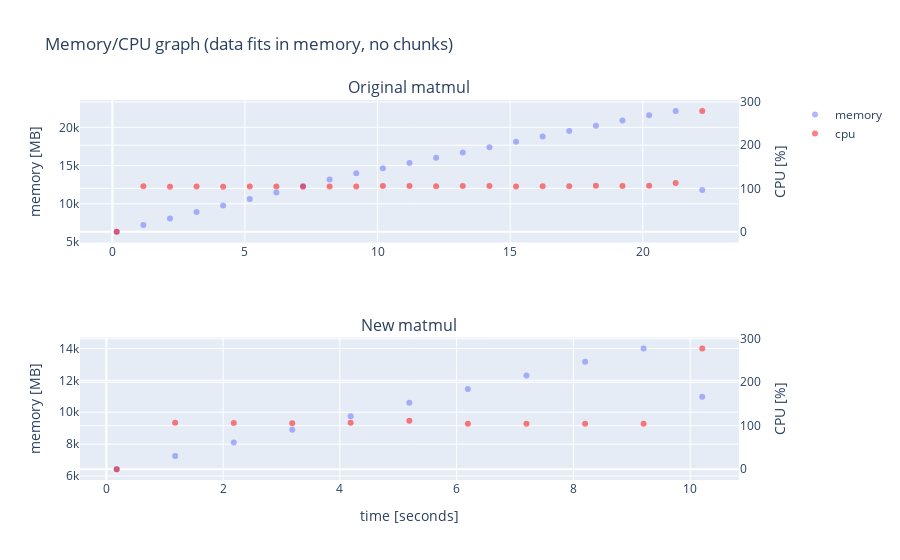

The notebook cell this image was saved under:
### Code cell
graph_mem_and_cpu(perfl6_nc_org, perfl6_nc, "data fits in memory, no chunks")

### Figure 1 — Plotly figure (JSON) as saved in the notebook; plotly's stock layout.template omitted (floating-point values rounded to 4 significant figures)
{"data": [{"hovertemplate": "time=%{x}<br>mem=%{y}<extra></extra>", "legendgroup": "", "marker": {"color": "#636efa", "opacity": 0.5, "symbol": "circle"}, "mode": "markers", "name": "memory", "orientation": "v", "showlegend": true, "type": "scatter", "x": [0.1641, 1.169, 2.174, 3.176, 4.177, 5.182, 6.185, 7.19, 8.193, 9.197, 10.2, 11.21, 12.21, 13.21, 14.22, 15.22, 16.23, 17.23, 18.23, 19.23, 20.24, 21.24, 22.24], "xaxis": "x", "y": [6364.0, 7216.0, 8069.0, 8918.0, 9766.0, 10620.0, 11470.0, 12330.0, 13160.0, 14000.0, 14660.0, 15350.0, 16030.0, 16720.0, 17410.0, 18110.0, 18820.0, 19510.0, 20200.0, 20890.0, 21570.0, 22150.0, 11790.0], "yaxis": "y"}, {"hovertemplate": "time=%{x}<br>cpu=%{y}<extra></extra>", "legendgroup": "", "marker": {"color": "red", "opacity": 0.5, "symbol": "circle"}, "mode": "markers", "name": "cpu", "orientation": "v", "showlegend": true, "type": "scatter", "x": [0.1641, 1.169, 2.174, 3.176, 4.177, 5.182, 6.185, 7.19, 8.193, 9.197, 10.2, 11.21, 12.21, 13.21, 14.22, 15.22, 16.23, 17.23, 18.23, 19.23, 20.24, 21.24, 22.24], "xaxis": "x", "y": [0, 104.8, 104, 104.3, 104, 104.6, 104.5, 103.9, 104.3, 104.4, 105.4, 105.5, 105.1, 105.3, 105.3, 104.6, 105.2, 105.2, 106.2, 105.4, 106.1, 112.4, 279.4], "yaxis": "y2"}, {"hovertemplate": "time=%{x}<br>mem=%{y}<extra></extra>", "legendgroup": "", "marker": {"color": "#636efa", "opacity": 0.5, "symbol": "circle"}, "mode": "markers", "name": "", "orientation": "v", "showlegend": false, "type": "scatter", "x": [0.1772, 1.178, 2.183, 3.184, 4.184, 5.19, 6.192, 7.196, 8.201, 9.203, 10.21], "xaxis": "x2", "y": [6433.0, 7263.0, 8099.0, 8909.0, 9752.0, 10600.0, 11450.0, 12310.0, 13160.0, 14000.0, 10960.0], "yaxis": "y3"}, {"hovertemplate": "time=%{x}<br>cpu=%{y}<extra></extra>", "legendgroup": "", "marker": {"color": "red", "opacity": 0.5, "symbol": "circle"}, "mode": "markers", "name": "", "orientation": "v", "showlegend": false, "type": "scatter", "x": [0.1772, 1.178, 2.183, 3.184, 4.184, 5.19, 6.192, 7.196, 8.201, 9.203, 10.21], "xaxis": "x2", "y": [0, 106.9, 106.5, 105.9, 107, 111.6, 104.4, 104.7, 104.5, 104.4, 278.1], "yaxis": "y4"}], "layout": {"annotations": [{"font": {"size": 16}, "showarrow": false, "text": "Original matmul", "x": 0.47, "xanchor": "center", "xref": "paper", "y": 1, "yanchor": "bottom", "yref": "paper"}, {"font": {"size": 16}, "showarrow": false, "text": "New matmul", "x": 0.47, "xanchor": "center", "xref": "paper", "y": 0.375, "yanchor": "bottom", "yref": "paper"}], "autosize": true, "title": {"text": "Memory/CPU graph (data fits in memory, no chunks)"}, "xaxis": {"anchor": "y", "autorange": true, "domain": [0, 0.94], "range": [-1.158, 23.57], "type": "linear"}, "xaxis2": {"anchor": "y3", "autorange": true, "domain": [0, 0.94], "range": [-0.4236, 10.81], "title": {"text": "time [seconds]"}, "type": "linear"}, "yaxis": {"anchor": "x", "autorange": true, "domain": [0.625, 1], "range": [5142.0, 23370.0], "title": {"text": "memory [MB]"}, "type": "linear"}, "yaxis2": {"anchor": "x", "autorange": true, "overlaying": "y", "range": [-21.62, 301.0], "side": "right", "title": {"text": "CPU [%]"}, "type": "linear"}, "yaxis3": {"anchor": "x2", "autorange": true, "domain": [0, 0.375], "range": [5847.0, 14590.0], "title": {"text": "memory [MB]"}, "type": "linear"}, "yaxis4": {"anchor": "x2", "autorange": true, "overlaying": "y3", "range": [-21.52, 299.6], "side": "right", "title": {"text": "CPU [%]"}, "type": "linear"}}}
